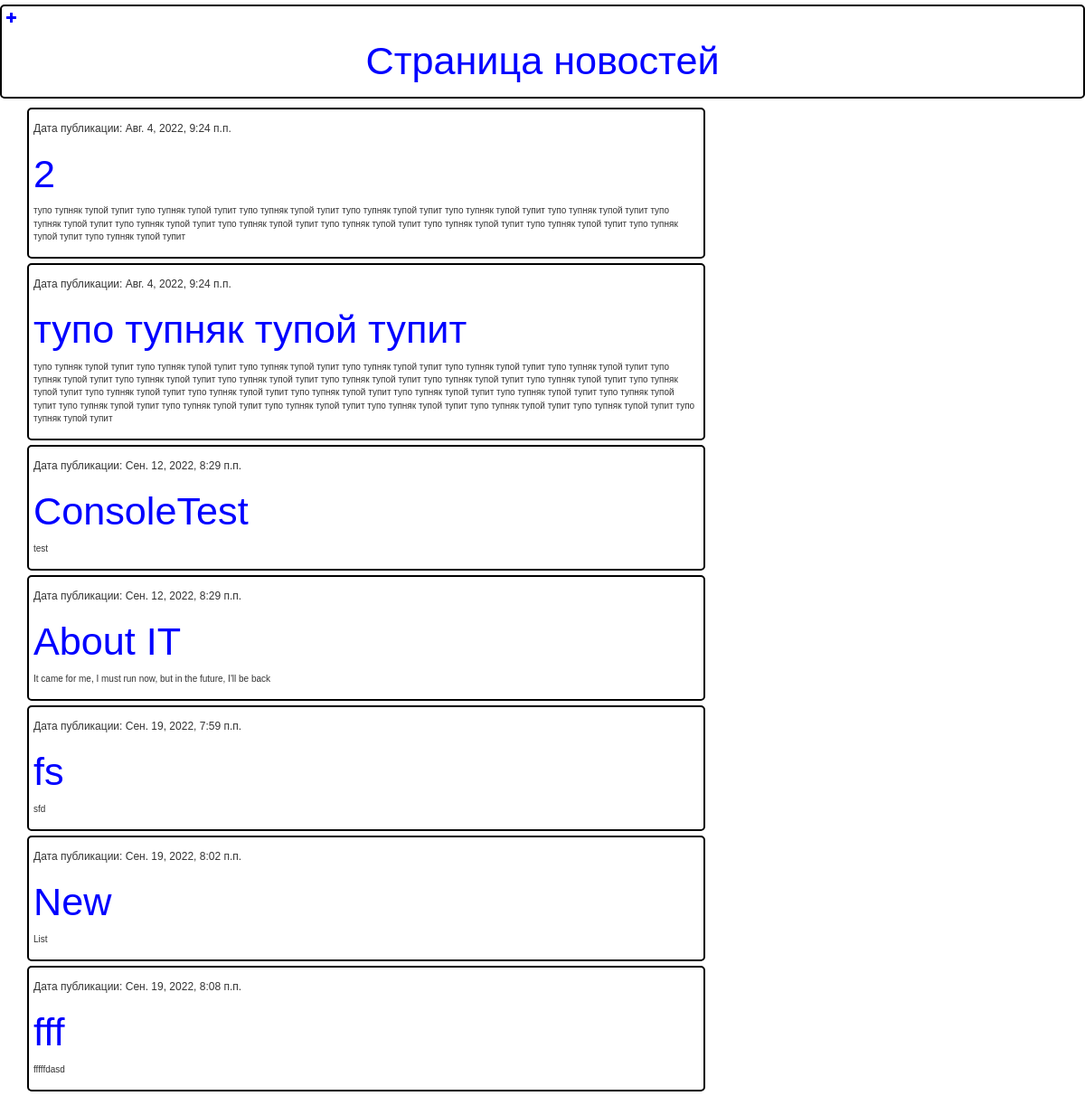
The page / on the database its author committed.
### blog/models.py (models this page shows, shortened)
class Post(models.Model):
    author = models.ForeignKey(settings.AUTH_USER_MODEL, on_delete=models.CASCADE)
    title = models.CharField(max_length=200)
    text = models.TextField()
    created_date = models.DateTimeField(default=timezone.now)
    published_date = models.DateTimeField(blank=True, null=True)

### blog/views.py (the view)
# urls.py: path('', views.post_list, name='post_list'),
def post_list(request):
    posts = Post.objects.filter(published_date__lte=timezone.now()).order_by('published_date')
    return render(request, 'blog/post_list.html', {'posts' : posts})

### blog/templates/blog/post_list.html
{% extends 'blog/base.html' %}
{% block content %}
    {% for post in posts %}
        <div class="blogBlock">
            <h6 class="PDate"> Дата публикации: {{ post.published_date }} </h6>
            <h1><a href="{% url 'post_detail' pk=post.pk %}">{{ post.title }}</a></h1>
            <p>{{ post.text|linebreaksbr }}</p>
        </div>
    {% endfor %}
{% endblock %}

### blog/static/css/blog.css (style rules this page uses)
a { color: blue; font-family: 'Montserrat', sans-serif; font-size: 1.2em; }
body { font-family: 'Monsterrat', sans-serif; font-size: 1em; }
.blogBlock { border-color: black; border-width: 2px; border-radius: 5px; border-style: solid; margin: 5px 0; padding: 5px; }

### rows shown on the page
Post: published_date "Авг. 4, 2022, 9:24 п.п.", title "2", text "тупо тупняк тупой тупит тупо тупняк тупой тупит тупо тупняк тупой тупит тупо тупняк тупой тупит тупо тупняк тупой тупит тупо тупняк тупой тупит тупо тупняк тупой тупит тупо тупняк тупой тупит тупо тупняк тупой тупит тупо тупняк тупой тупит тупо тупняк тупой тупит тупо тупняк тупой тупит тупо тупняк тупой тупит тупо тупняк тупой тупит"
Post: published_date "Авг. 4, 2022, 9:24 п.п.", title "тупо тупняк тупой тупит", text "тупо тупняк тупой тупит тупо тупняк тупой тупит тупо тупняк тупой тупит тупо тупняк тупой тупит тупо тупняк тупой тупит тупо тупняк тупой тупит тупо тупняк тупой тупит тупо тупняк тупой тупит тупо тупняк тупой тупит тупо тупняк тупой тупит тупо тупняк тупой тупит тупо тупняк тупой тупит тупо тупняк тупой тупит тупо тупняк тупой тупит тупо тупняк тупой тупит тупо тупняк тупой тупит тупо тупняк тупой тупит тупо тупняк тупой тупит тупо тупняк тупой тупит тупо тупняк тупой тупит тупо тупняк тупой тупит тупо тупняк тупой тупит тупо тупняк тупой тупит тупо тупняк тупой тупит тупо тупняк тупой тупит тупо тупняк тупой тупит"
Post: published_date "Сен. 12, 2022, 8:29 п.п.", title "ConsoleTest", text "test"
Post: published_date "Сен. 12, 2022, 8:29 п.п.", title "About IT", text "It came for me, I must run now, but in the future, I'll be back"
Post: published_date "Сен. 19, 2022, 7:59 п.п.", title "fs", text "sfd"
Post: published_date "Сен. 19, 2022, 8:02 п.п.", title "New", text "List"
Post: published_date "Сен. 19, 2022, 8:08 п.п.", title "fff", text "fffffdasd"
